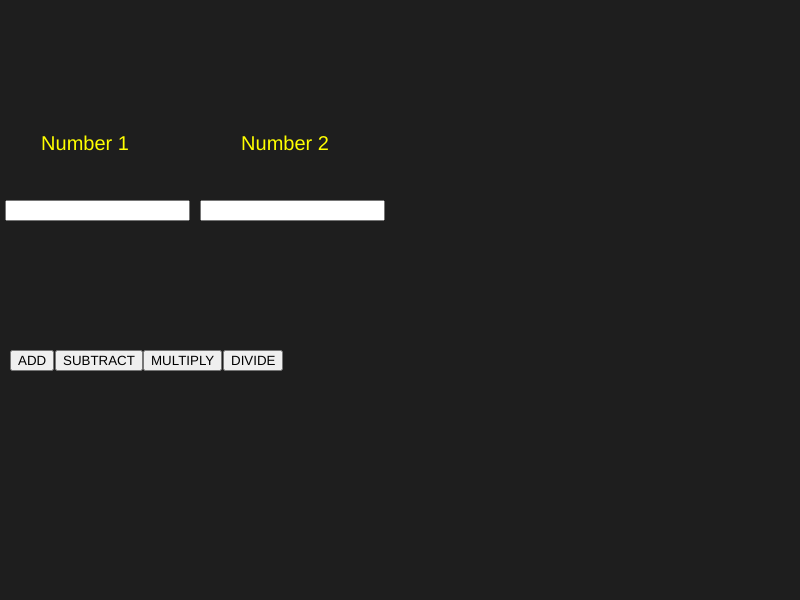
Frame 1 (no input)
Frame 60 (no input): identical to frame 1, image omitted
Frame 120 (the mouse pressed at the canvas centre since frame 60): identical to frame 1, image omitted

The p5.js sketch that drew this single still picture (run headless with seeded random() and noise() and a simulated clock; from frame 60 on, the mouse is pressed at the canvas centre):

// p5.js sketch
// ── sketch.js
let n1, n2;
let num1, num2;
let b1, b2, b3, b4;

function setup() {
  createCanvas(800,600);

  //input boxes for numbers
  num1 = createInput()
  num1.position(5,200)
  
  num2 = createInput()
  num2.position(200,200)

  //buttons for the mathematical operations
  b1 = createButton("ADD")
  b1.position(10,350)
  b1.mousePressed(add())
  
  b2 = createButton("SUBTRACT")
  b2.position (55,350)
  b2.mousePressed(subtract())

  b3 = createButton("MULTIPLY")
  b3.position (143,350)
  b3.mousePressed(multiply())

  b4 = createButton("DIVIDE")
  b4.position (223,350)
  b4.mousePressed(divide())
}

function draw() {

  background(30);

  textSize(20)
  textAlign(CENTER)

  //stroke('yellow')
  fill('yellow')
  text("Number 1", 85,150 )
  text("Number 2", 285,150 )

  //console.log(num1.value())

  n1 = parseInt(num1.value())
  n2 = parseInt(num2.value())

  //console.log(n1+n2)

}

function add(){
  console.log(n1+n2)
}
function subtract (){
 console.log(n1-n2)
}
function multiply (){
  console.log(n1*n2)
}
function divide (){
  console.log(n1/n2)
}
